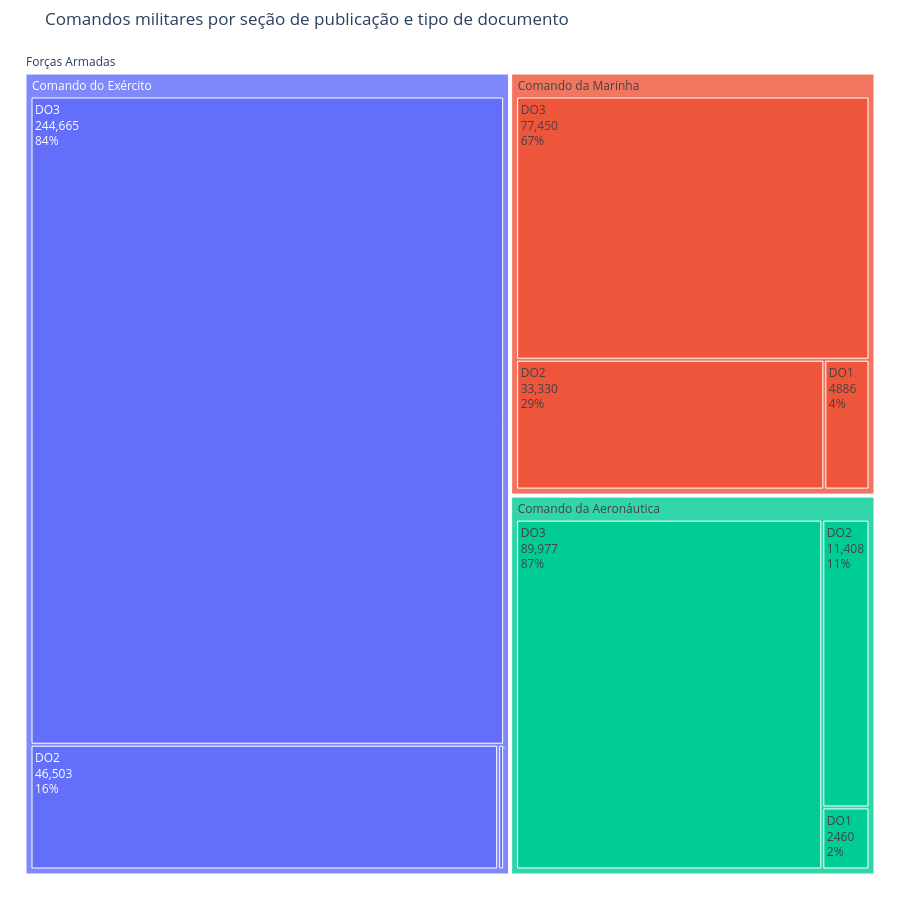

Notebook code cell kept with this figure:
### Code cell
from collections import Counter

base_treemap = (
    df
    .with_columns(
        forca=pl.when(pl.col('artCategory').str.to_lowercase().str.contains('comando do exército'))
        .then(pl.lit('Comando do Exército'))
        .when(pl.col('artCategory').str.to_lowercase().str.contains('comando da marinha'))
        .then(pl.lit('Comando da Marinha'))
        .when(pl.col('artCategory').str.to_lowercase().str.contains('comando da aeronáutica'))
        .then(pl.lit('Comando da Aeronáutica'))
        .otherwise(None),
        pubName=pl.col('pubName').str.head(3)
    )
    .select('forca', 'pubName', 'artType')
    .drop_nulls()
    .group_by('forca', 'pubName', 'artType')
    .len()
    .rename({'len': 'qtd'})
    .sort('forca', 'pubName', 'artType')
)

raiz = 'Forças Armadas'
ids = [raiz]
labels = [raiz]
parents = ['']
values = [int(base_treemap['qtd'].sum())]

contagens = Counter()

for forca, pub_name, art_type, qtd in base_treemap.iter_rows():
    contagens[(forca,)] += qtd
    contagens[(forca, pub_name)] += qtd
    contagens[(forca, pub_name, art_type)] += qtd

for chave, valor in sorted(contagens.items(), key=lambda item: (len(item[0]), item[0])):
    node_id = ' / '.join(chave)
    parent_id = ' / '.join(chave[:-1]) if len(chave) > 1 else raiz
    ids.append(node_id)
    labels.append(chave[-1])
    parents.append(parent_id)
    values.append(valor)

fig = go.Figure(
    go.Treemap(
        ids=ids,
        labels=labels,
        parents=parents,
        values=values,
        branchvalues='total',
        textinfo='label+value+percent parent',
        hovertemplate='%{id}<br>%{value} registros<br>%{percentParent:.1%} do nível acima<extra></extra>',
        maxdepth=3,
        pathbar=dict(visible=True),
    )
)

fig.update_layout(
    title='Comandos militares por seção do DOU e tipo de documento',
    margin=dict(t=50, l=20, r=20, b=20),
    height=900,
)

fig.show()

### Figure 1 — Plotly figure (JSON) as saved in the notebook; plotly's stock layout.template omitted (floating-point values rounded to 4 significant figures; data arrays with more than 128 entries replaced by an {"elided": "..."} marker saying what was removed)
{"data": [{"branchvalues": "total", "hovertemplate": "%{id}<br>%{value} registros<br>%{percentParent:.1%} do nível acima<extra></extra>", "ids": {"elided": "502 str values"}, "labels": {"elided": "502 str values"}, "maxdepth": 3, "parents": {"elided": "502 str values"}, "pathbar": {"visible": true}, "textinfo": "label+value+percent parent", "type": "treemap", "values": {"elided": "502 int values"}}], "layout": {"height": 900, "margin": {"b": 20, "l": 20, "r": 20, "t": 50}, "title": {"text": "Comandos militares por seção de publicação e tipo de documento"}}}
